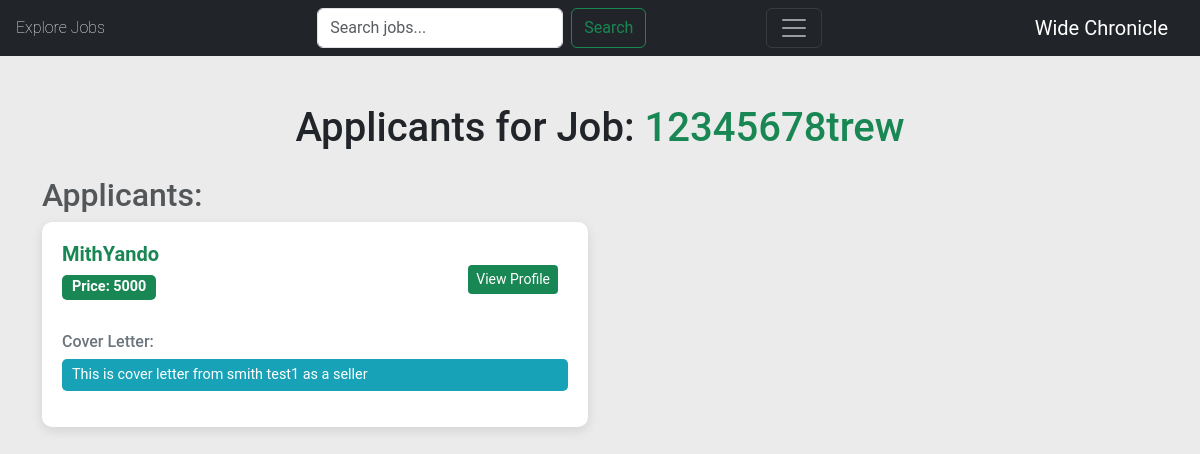
Screenshot of /applicants/dd2e1cf3-5 (signed in) with the database file from the repository.
### jobs/models.py (models this page shows, shortened)
class Job(models.Model):
    buyer = models.ForeignKey(Buyer, on_delete=models.CASCADE)
    title = models.CharField(max_length=200)
    budget = models.IntegerField(validators=[MinValueValidator(1000)])
    description = models.TextField()
    requirement = models.TextField()
    expertise_required = models.CharField(choices=SPECIALITY_CHOICES, max_length=50, default="None" )
    timestamp = models.DateTimeField(auto_now_add=True)
    code = models.CharField(max_length=10, unique=True, primary_key=True,)
    class Meta:
        ordering = ['-timestamp']

class ApplyJob(models.Model):
    status_choices=(
        ('Accepted', 'Accepted'),
        ('Rejected', 'Rejected'),
        ('Pending', 'Pending')
    )
    user = models.ForeignKey(User , on_delete= models.CASCADE )
    Job = models.ForeignKey(Job, on_delete= models.CASCADE,to_field='code')
    coverLetter = models.TextField(max_length=500, blank=False)
    priceRange=models.PositiveIntegerField( blank=False )
    timestamp= models.DateTimeField(auto_now_add=True)
    status= models.CharField(max_length=10, choices=status_choices)

class Seller(models.Model):
    owner = models.OneToOneField(User, on_delete=models.CASCADE)
    name = models.CharField(max_length=50)
    profile_pic = models.ImageField(upload_to="profile/")
    speciality = models.CharField(choices=SPECIALITY_CHOICES, max_length=50)
    tagline = models.CharField(max_length=100)
    bio = models.TextField(blank=True)
    website = models.URLField(blank=True)

### jobs/views.py (the view)
# urls.py: path('applicants/<str:code>', all_applicants, name='all_applicants'),
def all_applicants(request, *args, **kwargs):
    code = kwargs.get('code')
    job = get_object_or_404(Job, code=code)
    applicants = job.applyjob_set.all()
    context = {'job': job, 'applicants': applicants}
    return render(request, 'jobs/all_applicants.html', context)

### accounts/models.py (called while the page is built)
    def role(self):
        if hasattr(self, 'seller'):
            return 'Seller'
        elif hasattr(self, 'buyer'):
            return 'Buyer'
        else:
            return None

    def name(user):
        if hasattr(user, 'seller'):
            return user.seller.name
        elif hasattr(user, 'buyer'):
            return user.buyer.name

    def profile_pic(user):
        if hasattr(user, 'seller'):
            return user.seller.profile_pic.url
        elif hasattr(user, 'buyer'):
            return user.buyer.profile_pic.url
        return user.profile_pic

### jobs/context_processors.py (called while the page is built)
def unread_notifications(request):
    if request.user.is_authenticated:
        unread_count = Notification.objects.filter(user=request.user, is_read=False).count()
    else:
        unread_count = 0
    return {
        'unread_notifications_count': unread_count
    }

### jobs/templates/jobs/all_applicants.html (shortened to what this page needs)
{% extends "jobs/_base.html" %}
{% load icon %}
{% block content %}
<div class="container mt-5">
    <h1 class="mb-4 text-center">Applicants for Job: <span class="text-success">{{ job.title }}</span></h1>
    <h2 class="text-muted">Applicants:</h2>
    <div class="row">
        {% for applicant in applicants %}
        <div class="col-md-6 mb-4">
            <div class="applicant-card">
                <div class="d-flex justify-content-between align-items-center">
                    <div>
                        <h5 class="applicant-name">
                            <a href="{% url 'seller-detail' applicant.user.seller.id %}" class="text-green">{{ applicant.user.seller.name }}</a>
                        </h5>
                        <p class="applicant-details">
                            <span class="badge badge-price">Price: {{ applicant.priceRange }}</span>
                        </p>
                    </div>
                    <div class="applicant-buttons">
                        <a href="{% url 'seller-detail' applicant.user.seller.id %}" class="btn btn-view-profile btn-sm">
                            View Profile
                        </a>
                    </div>
                </div>
                <div class="mt-3">
                    <h6 class="text-secondary">
                        Cover Letter:
                    </h6>
                    <p class="applicant-details badge-cover">{{ applicant.coverLetter }}</p>
                </div>
            </div>
        </div>
        {% empty %}
        <div class="col-12">
            <div class="empty-state">
                <p>No applicants yet.</p>
            </div>
        </div>
        {% endfor %}
    </div>
</div>
{% endblock content %}

### jobs/static/css/style.css (style rules this page uses)
a { color: #198754; }
.applicant-card { border: none; border-radius: 10px; padding: 20px; background-color: #fff; box-shadow: 0 4px 12px rgba(0, 0, 0, 0.1); transition: transform 0.3s ease, box-shadow 0.3s ease; }
.applicant-name a { color: #198754; text-decoration: none; font-weight: 700; }
.applicant-details { font-size: 1rem; color: #6c757d; }
.badge-price { background-color: #198754; color: white; font-size: 0.9rem; padding: 5px 10px; border-radius: 5px; }
.badge-cover { background-color: #17a2b8; color: white; font-size: 0.9rem; padding: 5px 10px; border-radius: 5px; }
.applicant-buttons a { margin-right: 10px; background-color: #198754; color: white; border: none; transition: background-color 0.3s ease; }

### jobs/static/css/main.css (style rules this page uses)
:root { --default-font: "Roboto", system-ui, -apple-system, "Segoe UI", Roboto, "Helvetica Neue", Arial, "Noto Sans", "Liberation Sans", sans-serif, "Apple Color Emoji", "Segoe UI Emoji", "Segoe UI Symbol", "Noto Color Emoji"; --heading-font: "Poppins", sans-serif; --nav-font: "Poppins", sans-serif; }
:root { --background-color: #ffffff; --default-color: #212529; --heading-color: #001973; --accent-color: #0d42ff; --surface-color: #ffffff; --contrast-color: #ffffff; }
:root { --nav-color: rgba(255, 255, 255, 0.6); --nav-hover-color: #ffffff; --nav-mobile-background-color: #ffffff; --nav-dropdown-background-color: #ffffff; --nav-dropdown-color: #212529; --nav-dropdown-hover-color: #0d42ff; }
:root { scroll-behavior: smooth; }
body { color: var(--default-color); background-color: var(--background-color); font-family: var(--default-font); }
a { color: var(--accent-color); text-decoration: none; transition: 0.3s; }

### jobs/templates/jobs/_base.html (style rules this page uses)
body { background-color: #ebebeb; }

### rows the page displays
Job: title "12345678trew"
ApplyJob: user.seller.name "MithYando", priceRange "5000", coverLetter "This is cover letter from smith test1 as a seller"
